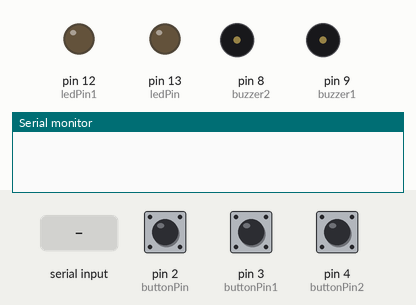
Recording of a sketch running on a simulated Arduino Uno, built with avr-gcc and run on an emulated ATmega328P. Shown: output pins drawn as LEDs (lit = HIGH), buzzer (waves = sounding, pin HIGH), the last lines printed to the serial monitor. Inputs (shaded band) come from the test bench; at power-on: pin 4 (buttonPin2) HIGH, pin 2 (buttonPin) HIGH, pin 3 (buttonPin1) HIGH.

Above: at 1.2 s.
1.3 s: byte 5 (5) received over Serial
At 4.0 s:
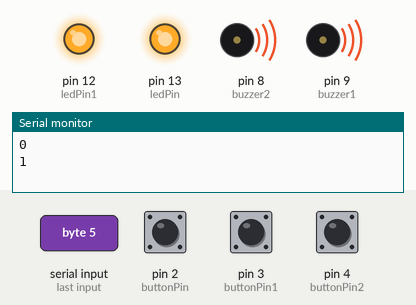
4.3 s: byte 6 (6) received over Serial
At 7.1 s:
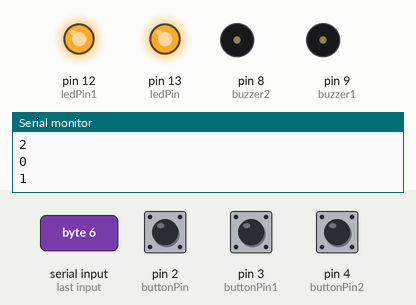
7.3 s: byte 5 (5) received over Serial
At 9.8 s:
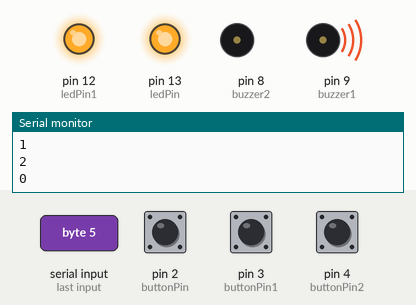
10.3 s: pin 4 (buttonPin2) pulled LOW for 0.15 s
Timing chart, 0 to 13.3 s (numbered marks = the images above; inputs shaded):
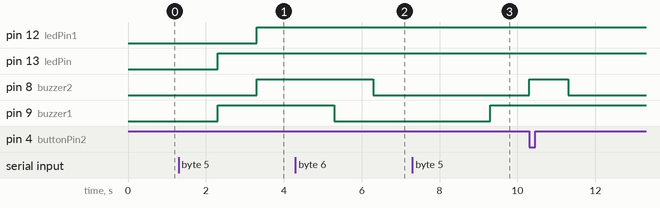

Measured:
- after the input at 1.3 s, pin 12 (ledPin1), pin 8 (buzzer2): LOW → HIGH after 2.0 s; pin 13 (ledPin), pin 9 (buzzer1): LOW → HIGH after 1.0 s
- after the input at 4.3 s, pin 8 (buzzer2): HIGH → LOW after 2.0 s; pin 9 (buzzer1): HIGH → LOW after 1.0 s
- after the input at 7.3 s, pin 9 (buzzer1): LOW → HIGH after 2.0 s

The sketch:

Arduino.ino
```cpp
const int buzzer1 = 9;
const int buzzer2 = 8;

int data = 0;


const int buttonPin = 2;     // the number of the pushbutton pin
const int buttonPin1 = 3;
const int buttonPin2 = 4;
const int ledPin =  13;      // the number of the LED pin
const int ledPin1 =  12;
const int ledPin2 =  11;

// variables will change:
int buttonState = 0;         // variable for reading the pushbutton status
int buttonState1 = 0;
int buttonState2 = 0;
void setup() {
  Serial.begin(9600);
  pinMode(ledPin, OUTPUT);
  pinMode(ledPin1, OUTPUT);
  pinMode(ledPin1, OUTPUT);
  pinMode(buzzer1, OUTPUT);
  pinMode(buzzer2, OUTPUT);
  // initialize the pushbutton pin as an input:
  pinMode(buttonPin, INPUT_PULLUP);
  pinMode(buttonPin1, INPUT_PULLUP);
  pinMode(buttonPin2, INPUT_PULLUP);

}

void loop() {
  data  =  Serial.read();
  if (data == 5){
  // read the state of the pushbutton value:
  buttonState = digitalRead(buttonPin);

  // check if the pushbutton is pressed. If it is, the buttonState is HIGH:
  if (buttonState == HIGH) {
    delay(1000);
    Serial.println("0");
    digitalWrite(ledPin, HIGH);
    digitalWrite(buzzer1, HIGH);
  } else {
    delay(1000);
//    Serial.println("1");
    digitalWrite(ledPin, LOW);
    digitalWrite(buzzer1, LOW);
  }
   buttonState1 = digitalRead(buttonPin1);

  if (buttonState1 == HIGH) {
    delay(1000);
    Serial.println("1");
    digitalWrite(ledPin1, HIGH);
    digitalWrite(buzzer2, HIGH);
  } else {
    delay(1000);
//    Serial.println("ocya");
    digitalWrite(ledPin1, LOW);
    digitalWrite(buzzer2, LOW);
  }
   buttonState2 = digitalRead(buttonPin2);

  if (buttonState2 == HIGH) {
    delay(1000);
    Serial.println("2");
    digitalWrite(ledPin2, HIGH);
    digitalWrite(buzzer2, HIGH);
  } else {
    delay(1000);
//    Serial.println("yandyaa");
    digitalWrite(ledPin2, LOW);
    digitalWrite(buzzer2, LOW);
  }}

  else if (data == 6){buttonState = digitalRead(buttonPin);

  // check if the pushbutton is pressed. If it is, the buttonState is HIGH:
  if (buttonState == HIGH) {
    delay(1000);
    Serial.println("0");
    digitalWrite(ledPin, HIGH);
    digitalWrite(buzzer1, LOW);
  } else {
    delay(1000);
//    Serial.println("1");
    digitalWrite(ledPin, LOW);
    digitalWrite(buzzer1, LOW);
  }
   buttonState1 = digitalRead(buttonPin1);

  if (buttonState1 == HIGH) {
    delay(1000);
    Serial.println("1");
    digitalWrite(ledPin1, HIGH);
    digitalWrite(buzzer2, LOW);
  } else {
    delay(1000);
//    Serial.println("ocya");
    digitalWrite(ledPin1, LOW);
    digitalWrite(buzzer2, LOW);
  }
   buttonState2 = digitalRead(buttonPin2);

  if (buttonState2 == HIGH) {
    delay(1000);
    Serial.println("2");
    digitalWrite(ledPin2, HIGH);
    digitalWrite(buzzer2, LOW);
    delay(1000);
//    Serial.println("yandyaa");
    digitalWrite(ledPin2, LOW);
    digitalWrite(buzzer2, LOW);
  }}
}
```
